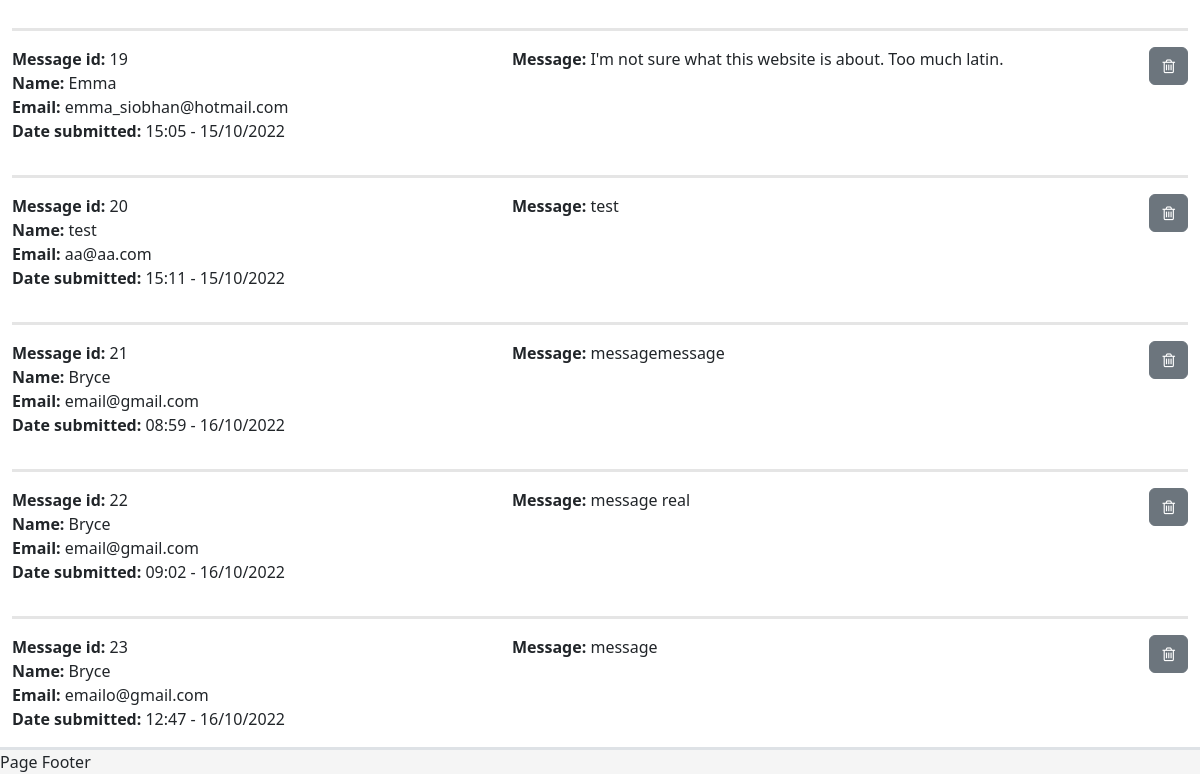
Before: /contact_messages (signed in, lower part) with the older database file.
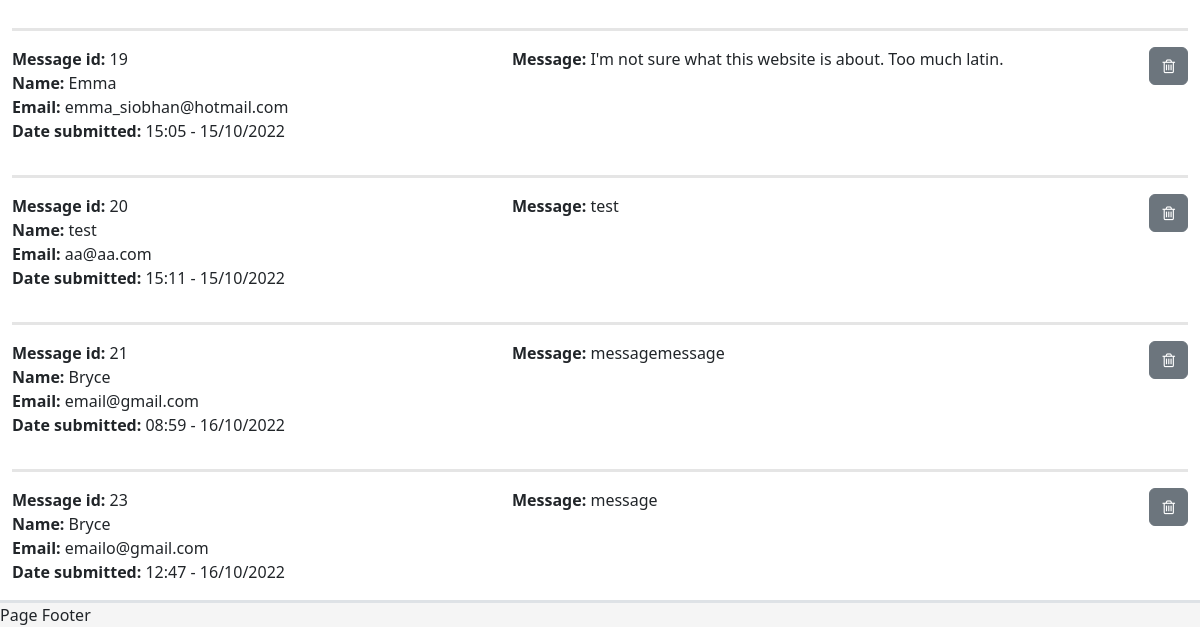
After: the same page with the newer database file.
### models.py (models this page shows, shortened)
class Contact(db.Model):
    id = db.Column(db.Integer, primary_key=True, autoincrement=True)
    name = db.Column(db.Text)
    email = db.Column(db.Text)
    message = db.Column(db.Text)
    dateSubmitted = db.Column(db.DateTime)

### app.py (the view)
@app.route('/contact_messages')
@login_required
def contact_messages():
    if current_user.is_admin():  # checks if the user is an admin
        all_messages = db.session.query(Contact).all()  # gets all messages from contact table
        return render_template("contact_messages.html", title="Contact Messages", user=current_user,
                               messages=all_messages)
    else:
        return redirect(url_for('homepage'))  # if user is not an admin user gets redirected to home page

### models.py (called while the page is built)
@login.user_loader
def load_user(id):
    return User.query.get(int(id))

    def is_admin(self):
        if self.user_level == 2:
            return True
        else:
            return False

### templates/contact_messages.html
{% extends 'template.html' %}
{% block cellContent1 %}
    {% for contact in messages %}
        <p>
        <hr class="horizontal-divider">
        <div class="row">
            <div class="col-5">
                <span class="fw-bold">Message id: </span>
                {{ contact.id }}<br>
                <span class="fw-semibold">Name: </span>
                {{ contact.name }}<br>
                <span class="fw-semibold">Email: </span>
                {{ contact.email }}<br>
                <p>
                    <span class="fw-semibold">Date submitted: </span>
                    {{ contact.dateSubmitted.strftime('%H:%M - %d/%m/%Y') }}
                </p>
            </div>
            <div class="col-6">
                <span class="fw-bold">Message: </span>
                {{ contact.message }}
            </div>
            <div class="col-1">
                <form class="inline" method="GET" action="/admin/messagedeleteadmin/{{ contact.id }}">
                    <button style="float: right" type="submit" value="delete" class="btn btn-secondary"><i
                            class="fa fa-trash-o"></i></button>
                </form>
            </div>
        </div>
    {% endfor %}
{% endblock %}

Changed rows visible on the page:
removed Contact: id "22", name "Bryce", email "email@gmail.com", dateSubmitted "09:02 - 16/10/2022", message "message real"
